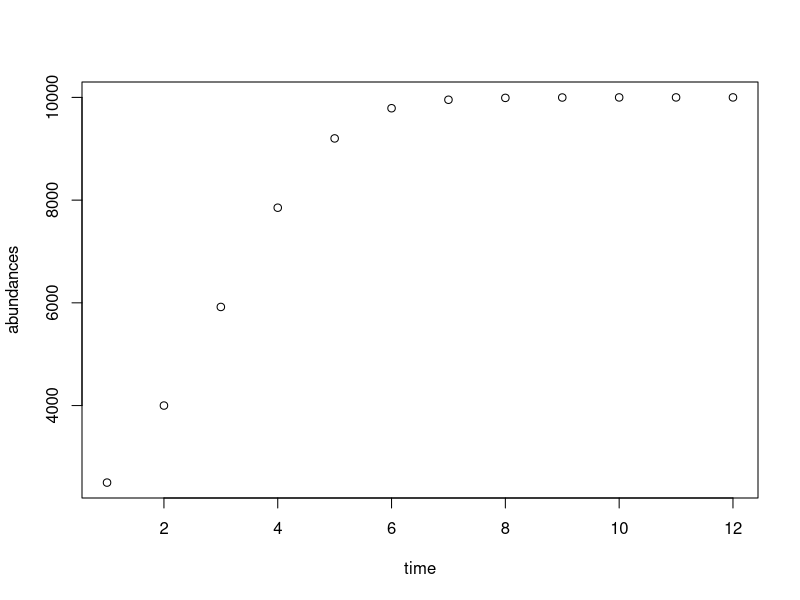
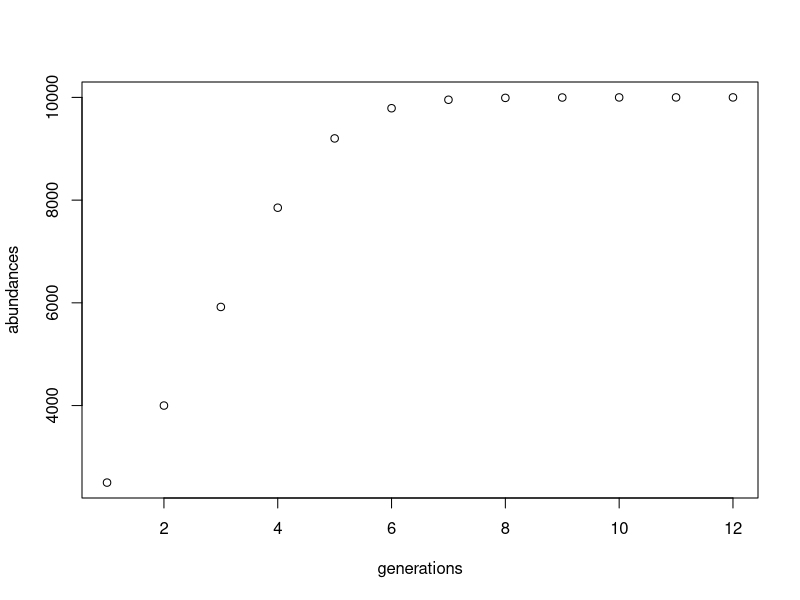
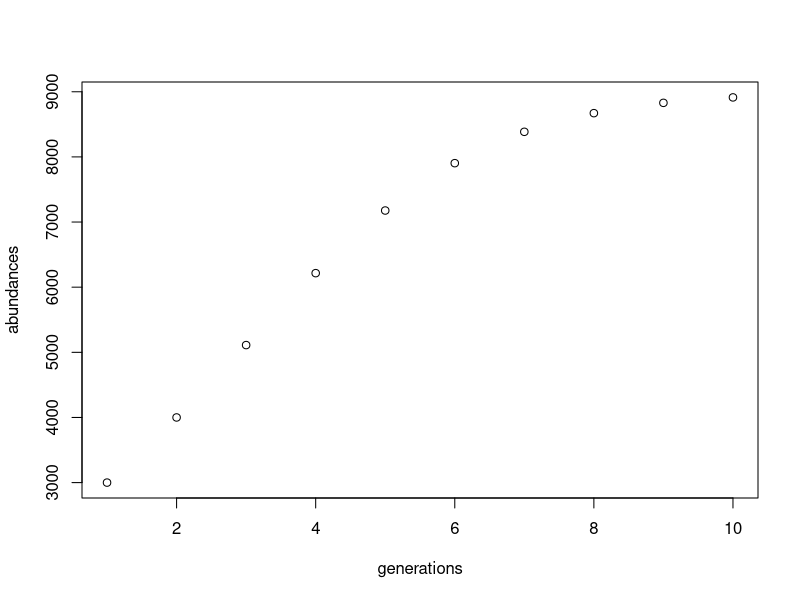
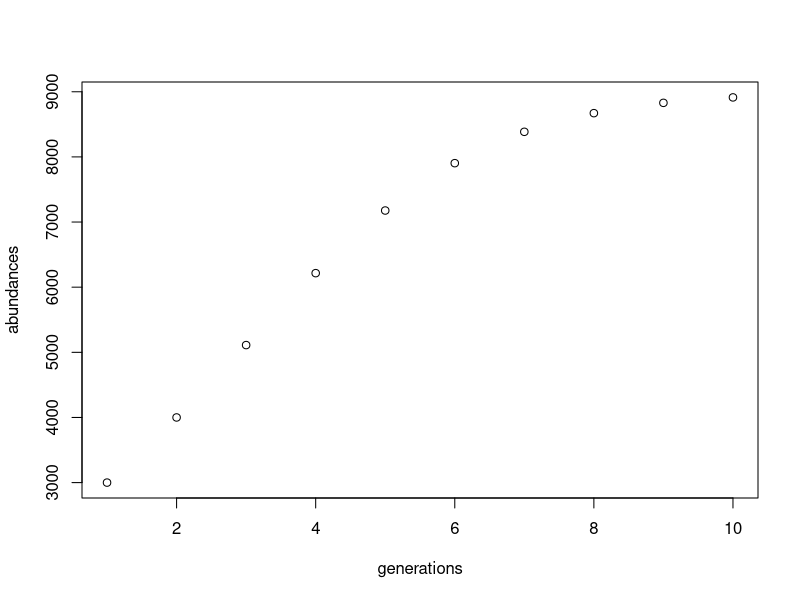

Reproduce these figures in R, in order.
# Lab 08
#Part 3a: use code from part 4 and 7 from lab 4
#Step 4 from Lab 4: predict the value of n[12] based on a logistic growth equation using a for loop
# when t = 1, 
k <- 10000
r <- 0.8
abundances <- rep(0,12)
abundances[1] <- 2500 #n[1]

for (i in 2:12) {
  abundances[i] <- abundances[i-1] + (r * abundances[i-1] * (k - abundances[i-1]) / k)
  
}

#Step 7 from lab 4: Make a plot of the data from step 4
time <- seq(1,12)
#already stored the abundances in step 4
plot(time, abundances)

#Part 3b: turn the logistic growth model into a function
logGrowthModel <- function(r, k, initalN, totGens){
  abundances <- rep(0,totGens)
  abundances[1] <- initalN
  for (i in 2:totGens) {
    abundances[i] <- abundances[i-1] + (r * abundances[i-1] * (k - abundances[i-1]) / k)
  }
  generations <- (1:totGens)         # add code that returns a plot of the data
  plot(generations, abundances)
  abundMatrix <- cbind(generations, abundances)
  return(abundMatrix)
}

#test logGrowthModel function
logGrowthModel(0.8, 10000, 2500, 12) #test with values that I know what the outcome is

#Part 3d: test functino with other parameters
logGrowthModel(0.5, 9000, 3000, 10)

#write code that writes the data set to a file with 2 columns: generations and abundace
results <- logGrowthModel(0.5, 9000, 3000, 10)
write.csv(x = results, file = "LogisticGrowthModelData", row.names = FALSE)
